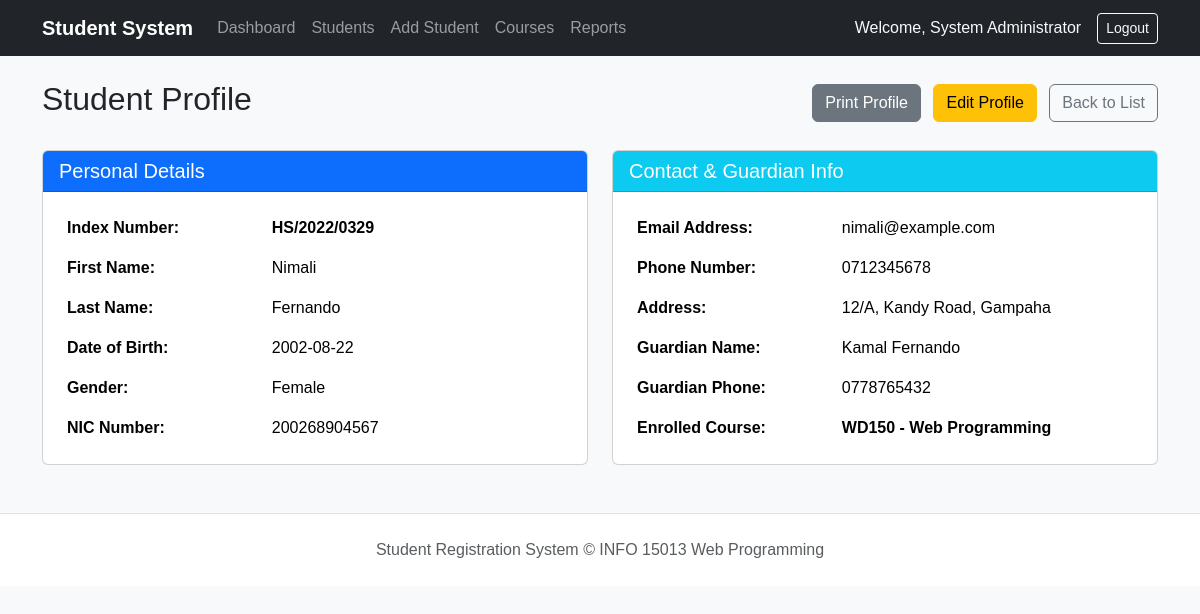
The app's page /students/view.php?id=2 (signed in) with its own data.
### tables this page shows
CREATE TABLE `students` (
  `id` INT AUTO_INCREMENT PRIMARY KEY,
  `index_number` VARCHAR(30) NOT NULL UNIQUE,
  `first_name` VARCHAR(50) NOT NULL,
  `last_name` VARCHAR(50) NOT NULL,
  `dob` DATE NOT NULL,
  `gender` ENUM('Male', 'Female', 'Other') NOT NULL,
  `email` VARCHAR(100) NOT NULL UNIQUE,
  `phone` VARCHAR(20) NOT NULL,
  `address` TEXT NOT NULL,
  `nic` VARCHAR(20) DEFAULT NULL,
  `guardian_name` VARCHAR(100) NOT NULL,
  `guardian_phone` VARCHAR(20) NOT NULL,
  `created_at` TIMESTAMP DEFAULT CURRENT_TIMESTAMP,
  `updated_at` TIMESTAMP DEFAULT CURRENT_TIMESTAMP ON UPDATE CURRENT_TIMESTAMP
);

CREATE TABLE `courses` (
  `id` INT AUTO_INCREMENT PRIMARY KEY,
  `course_code` VARCHAR(20) NOT NULL UNIQUE,
  `course_name` VARCHAR(100) NOT NULL,
  `duration` VARCHAR(50) NOT NULL,
  `description` TEXT DEFAULT NULL,
  `status` ENUM('active', 'inactive') NOT NULL DEFAULT 'active',
  `created_at` TIMESTAMP DEFAULT CURRENT_TIMESTAMP
);

### includes/functions.php (called while the page is built)
<?php
function sanitize($data) {
    return htmlspecialchars(trim((string)$data), ENT_QUOTES, 'UTF-8');
}

### students/view.php (the view, shortened to what this page needs)
<?php
require_once __DIR__ . '/../config/database.php';
require_once __DIR__ . '/../includes/functions.php';
$id = isset($_GET['id']) ? (int)$_GET['id'] : 0;
$stmt = $pdo->prepare("SELECT * FROM students WHERE id = ?");
$stmt->execute([$id]);
$student = $stmt->fetch();
$stmtCourse = $pdo->prepare("
    SELECT c.*
    FROM enrollments e
    JOIN courses c ON e.course_id = c.id
    WHERE e.student_id = ?
");
$stmtCourse->execute([$id]);
$course = $stmtCourse->fetch();
require_once __DIR__ . '/../includes/header.php';
?>
<div class="d-flex justify-content-between align-items-center mb-4">
    <h2>Student Profile</h2>
    <div>
        <button type="button" class="btn btn-secondary me-2" onclick="window.print();">Print Profile</button>
        <a href="edit.php?id=<?= $student['id'] ?>" class="btn btn-warning me-2">Edit Profile</a>
        <a href="index.php" class="btn btn-outline-secondary">Back to List</a>
    </div>
</div>
<div class="row g-4">
    <div class="col-md-6">
        <div class="card h-100">
            <div class="card-header bg-primary text-white">
                <h5 class="mb-0">Personal Details</h5>
            </div>
            <div class="card-body">
                <table class="table table-borderless mb-0">
                    <tr>
                        <th style="width: 40%;">Index Number:</th>
                        <td><strong><?= sanitize($student['index_number']) ?></strong></td>
                    </tr>
                    <tr>
                        <th>First Name:</th>
                        <td><?= sanitize($student['first_name']) ?></td>
                    </tr>
                    <tr>
                        <th>Last Name:</th>
                        <td><?= sanitize($student['last_name']) ?></td>
                    </tr>
                    <tr>
                        <th>Date of Birth:</th>
                        <td><?= sanitize($student['dob']) ?></td>
                    </tr>
                    <tr>
                        <th>Gender:</th>
                        <td><?= sanitize($student['gender']) ?></td>
                    </tr>
                    <tr>
                        <th>NIC Number:</th>
                        <td><?= !empty($student['nic']) ? sanitize($student['nic']) : 'N/A' ?></td>
                    </tr>
                </table>
            </div>
        </div>
    </div>
    <div class="col-md-6">
        <div class="card h-100">
            <div class="card-header bg-info text-white">
                <h5 class="mb-0">Contact & Guardian Info</h5>
            </div>
            <div class="card-body">
                <table class="table table-borderless mb-0">
                    <tr>
                        <th style="width: 40%;">Email Address:</th>
                        <td><?= sanitize($student['email']) ?></td>
                    </tr>
                    <tr>
                        <th>Phone Number:</th>
                        <td><?= sanitize($student['phone']) ?></td>
                    </tr>
                    <tr>
                        <th>Address:</th>
                        <td><?= nl2br(sanitize($student['address'])) ?></td>
                    </tr>
                    <tr>
                        <th>Guardian Name:</th>
                        <td><?= sanitize($student['guardian_name']) ?></td>
                    </tr>
                    <tr>
                        <th>Guardian Phone:</th>
                        <td><?= sanitize($student['guardian_phone']) ?></td>
                    </tr>
                    <tr>
                        <th>Enrolled Course:</th>
                        <td>
                            <?php if ($course): ?>
                                <strong><?= sanitize($course['course_code'] . ' - ' . $course['course_name']) ?></strong>
                            <?php else: ?>
                                Not Enrolled
                            <?php endif; ?>
                        </td>
                    </tr>
                </table>
            </div>
        </div>
    </div>
</div>
<?php require_once __DIR__ . '/../includes/footer.php'; ?>

### assets/css/style.css (style rules this page uses)
body { font-family: Arial, sans-serif; background-color: #f8f9fa; }
.table th, .table td { vertical-align: middle; }

### records on screen
students: index_number "HS/2022/0329", first_name "Nimali", last_name "Fernando", dob "2002-08-22", gender "Female", nic "200268904567", email "nimali@example.com", phone "0712345678", address "12/A, Kandy Road, Gampaha", guardian_name "Kamal Fernando", guardian_phone "0778765432"
courses: course_code+course_name "WD150 - Web Programming"

### other values on screen
$_SESSION['admin_name'] "System Administrator"
